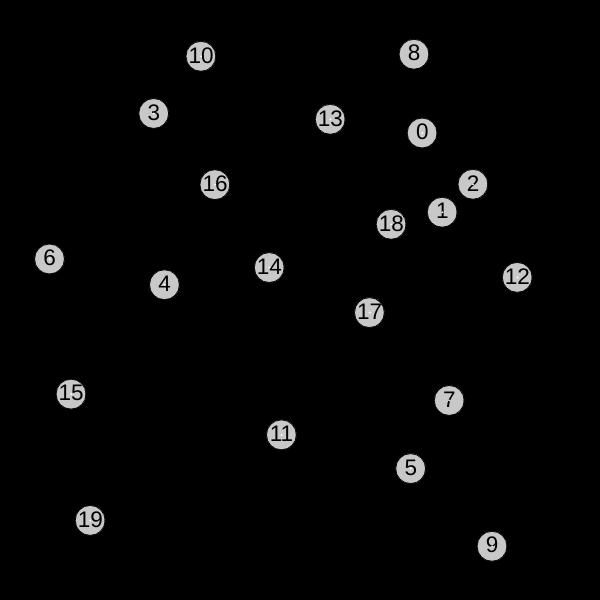
Frame 1 (no input)
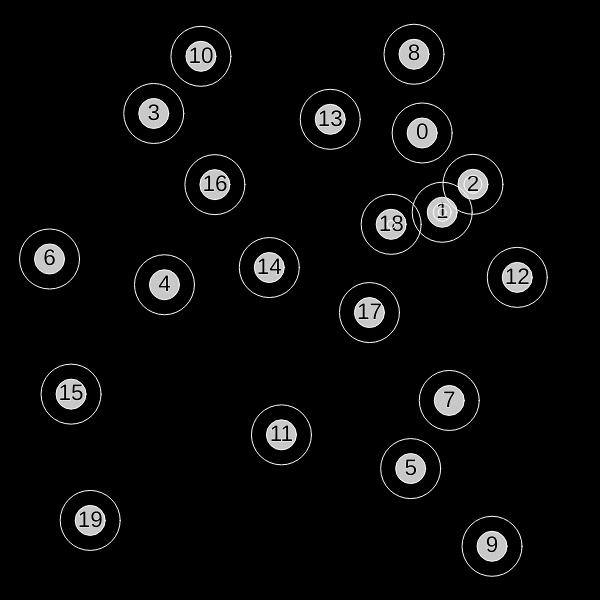
Frame 60 (no input)
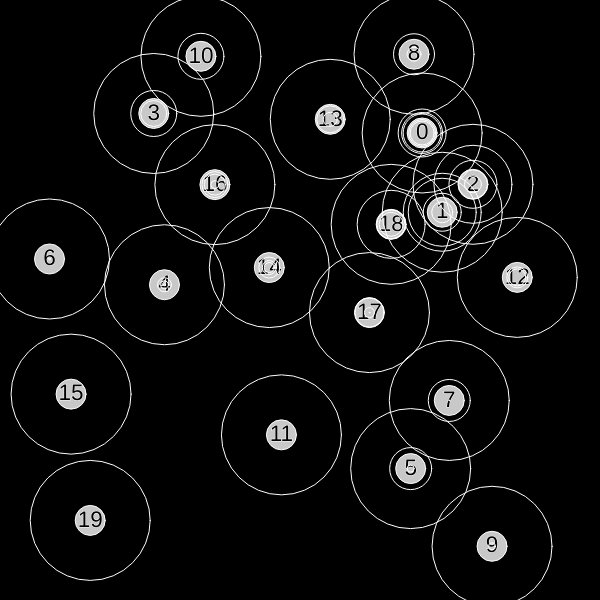
Frame 120 (the mouse pressed at the canvas centre since frame 60)

The p5.js sketch that drew these frames (run headless with seeded random() and noise() and a simulated clock; from frame 60 on, the mouse is pressed at the canvas centre):

// p5.js sketch
// ── sketch.js
const dimension = 600;

var sizeN = 30;
var sizeM = sizeN * .75;
var interDist = 300;
var timeout = 30000;
var transferSpd = 1;
var tolerance = 10;

var numNodes = 20;
var nodes = [];
var messages = [];

function setup() {
	createCanvas(dimension, dimension);
	for (var i = 0; i < numNodes; i++) {
		nodes[i] = new node(i);
		nodes[i].connect();
	}
}

function draw() {
	background(0);
	nodes.forEach((node) => {
		node.check();
		node.show();
	})
	for (var i = 0; i < messages.length; i++) {
		if (messages[i].update()) {
			messages[i].show();
		} else {
			messages.splice(i, 1);
			i--;
		}
	}
}

function removeNode(nodeIndex) {
	var index = -1;
	nodes.forEach((node) => { //find node with that index
		if (node.index == nodeIndex) {
			index = node.index;
		}
	});
	if (index != -1) { //if node exists, remove
		nodes.splice(index, 1);
	}
}

function addNode(nodeIndex, newX, newY) {
	var valid = true;
	nodes.forEach((node) => {
		if (node.index == nodeIndex || dist(newX, newY, node.x, node.y) < sizeN) {
			valid = false;
		}
	});
	if (valid) {
		append(nodes, new node(nodeIndex));
		nodes[nodes.length - 1].x = newX;
		nodes[nodes.length - 1].y = newY;
		nodes[nodes.length - 1].connect();
	}
}


function Dijkstra(start, end) {
	var unvisited = []; //S: 1
	var distance = [];
	var connections = [];
	var path = [];
	for (var i = 0; i < nodes.length; i++) {
		unvisited[i] = true;
		if (i != start) {
			distance[i] = Infinity;
			connections[i] = -1;
		} else {
			distance[i] = 0;
			connections[i] = -2;
		}
	}
	do {
		var shortest = Infinity;
		var current = -1;
		for (i = 0; i < nodes.length; i++) {
			if (distance[i] < shortest && unvisited[i]) { //find shortest that is unvisited to be current node
				current = i;
				shortest = distance[i];
			}
		}
		if (current != -1) {
			nodes[current].connections[0].forEach((connection, index) => { //S: 3
				if (dist(nodes[current].x, nodes[current].y, nodes[connection].x, nodes[connection].y) + distance[current] < distance[connection]) { //if tenative distance is smaller replace it
					distance[connection] = dist(nodes[current].x, nodes[current].y, nodes[connection].x, nodes[connection].y) + distance[current];
					connections[connection] = current;
				}
			});
		}
		unvisited[current] = false; //S: 4
	} while (unvisited[end] && current != -1);

	if (connections[end] != -1) {
		current = end;
		while (connections[current] != -2) {
			path.unshift(nodes[current].index);
			current = connections[current];
		}
		path.unshift(current);
		return (path);
	} else {
		console.log("no connection")
		return ([]);
	}
}

// ── nodes.js
function node(index) {
	this.index = index;
	this.x = random(sizeN / 2, dimension - sizeN / 2);
	this.y = random(sizeN / 2, dimension - sizeN / 2);
	this.version = 1;
	this.connections = [
		[], //index
		[], //alive connection
		[] //last interaction time
	];
	for (var i = 0; i < this.index; i++) {
		if (dist(nodes[i].x, nodes[i].y, this.x, this.y) <= sizeN) {
			this.x = random(sizeN / 2, dimension - sizeN / 2);
			this.y = random(sizeN / 2, dimension - sizeN / 2);
			i = 0;
		}
	}
	this.connect = function() {
		append(messages, new message(this.index,this, "beat", "request reply", []));

	}
	this.check = function() {
		//receive messages
		messages.forEach((mess) => { //receive & process message
			if (abs(dist(mess.x, mess.y, this.x, this.y) - mess.r) < transferSpd / 2 && (mess.path[1] == this.index || !mess.path.length) && mess.sender != this.index) {
				//update connections
				var connected = false;
				this.connections[0].forEach((connection, index) => {
					if (connection == mess.sender) {
						connected = true;
						this.connections[1][index] = true;
						this.connections[2][index] = millis();
					}
				});
				if (!connected) {
					append(this.connections[0], mess.sender);
					append(this.connections[1], true);
					append(this.connections[2], millis());
				}
				if (mess.path.length > 2) { //if this is on the path to the target
					//forward message
					append(messages, new message(mess.sender, this, mess.mode, mess.message, mess.path.splice(1, mess.path.length)));
				} else { //if is the target or no target
					if (mess.version == this.version) {
						if (mess.mode == "beat") {
							//send message in mess mode with beat string
							append(messages, new message(this.index, this, "mess", "beat", [this.index, mess.index])); //
						} else if (mess.mode == "mess") {
							//receive the message
							console.log(this.index + " received: " + mess.message);
						}
					} else if (mess.version > this.version) {
						if (mess.mode == "updt") {
							this.version = mess.version;
						} else {
							//request update
							append(messages, new message(this.index, this, "mess", "update request", Dijkstra(this.index, mess.sender))); //Dijkstra(this.index, mess.sender)
						}
					} else { //if this.version > message.version
						//send update
						append(messages, new message(this.index, this, "updt", "update body", Dijkstra(this.index, mess.sender)));
					}
					//prevent rechecking this message
				}
			}
		})
		//update connections
		var disconnection = false;
		for (i = 0; i < this.connections[0].length; i++) {
			if (this.connections[1][i] && millis() - this.connections[2][i] > timeout) { //if timed out
				this.connections[1][i] = false; //mark as not active
				this.connections[2][i] = millis();
				disconnection = true;
			} else if (millis() - this.connections[2][i] > timeout && this.connections[1][i] == false) { //if timed out twice
				this.connections[0].splice(i, 1); //remove to prevent dead connections
				this.connections[1].splice(i, 1);
				this.connections[2].splice(i, 1);
				i--
			}
		}
		if (disconnection) {
			append(messages, new message(this.index, this, "beat", "request reply", []));
		}
	}
	this.update = function() {
		this.version++;
		append(messages, new message(this.index, this, "updt", "update body", [])); //send updt message
	}
	this.show = function() {
		ellipseMode(CENTER);
		fill(200);
		ellipse(this.x, this.y, sizeN, sizeN);
		fill(0);
		textSize(sizeN * .75);
		textAlign(CENTER, CENTER);
		text(this.index, this.x, this.y);
	}
}

function message(origin, sender, mode, msg, path) {
	this.x = sender.x;
	this.y = sender.y;
	this.version = sender.version;
	this.sender = origin;
	this.mode = mode; //modes: beat,mess,updt
	this.message = msg;
	this.path = path;
	this.r = 0;
	this.update = function() {
		this.r += transferSpd;
		if (this.r > interDist) {
			return (false);
		} else {
			return (true);
		}
	}
	this.show = function() {
		ellipseMode(CENTER)
		stroke(255);
		strokeWeight(transferSpd);
		noFill();
		ellipse(this.x, this.y, this.r, this.r);
	}
}
